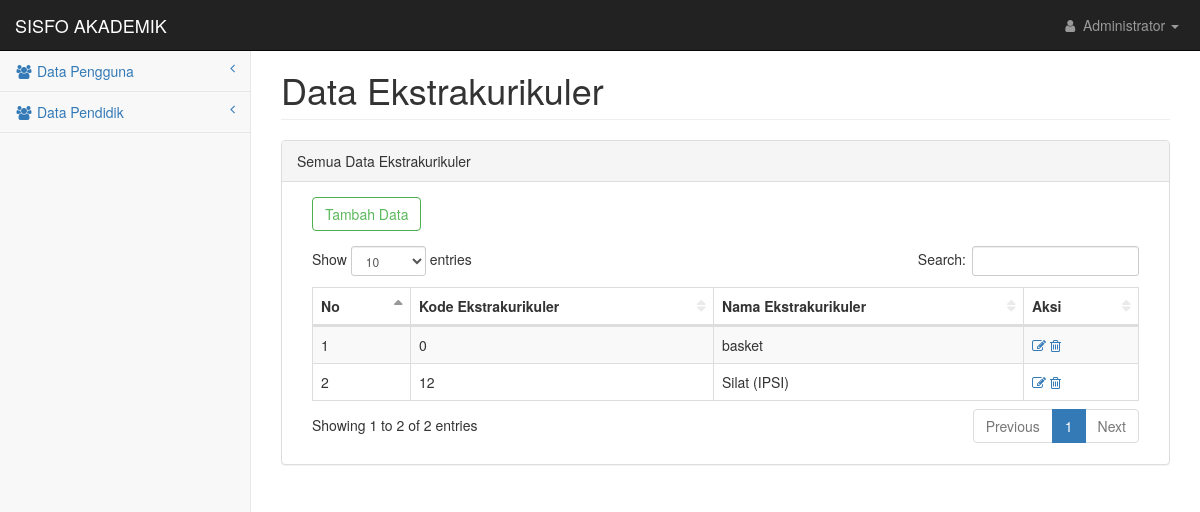
The page /pages/ekskul.php (signed in) on the database as committed earlier.
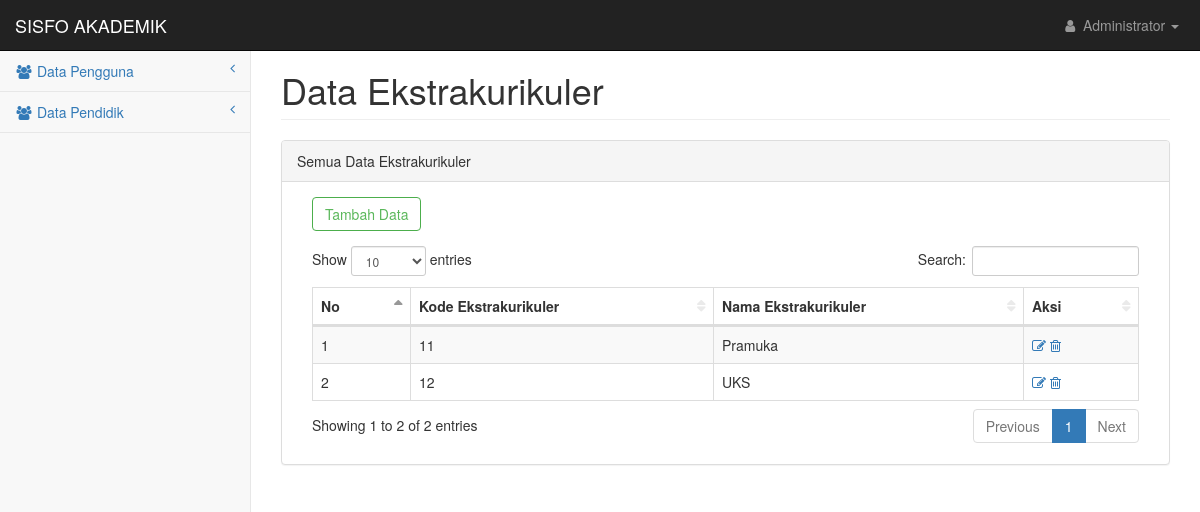
The same page on the database as committed later.
### tables this page shows
CREATE TABLE `tb_ekstrakurikuler` (
  `kd_ekskul` int(5) NOT NULL,
  `nm_ekskul` varchar(25) NOT NULL
);

### pages/ekskul.php (the view, shortened to what this page needs)
<?php
include 'header.php';
$level =    $_SESSION['level'];
?>
            <div id="page-wrapper">
                <div class="container-fluid">
                    <div class="row">
                        <div class="col-lg-12">
                            <h1 class="page-header">Data Ekstrakurikuler</h1>
                        </div>
                    </div>
                    <div class="row">
                        <div class="col-lg-12">
                            <div class="panel panel-default">
                                <div class="panel-heading">
                                    Semua Data Ekstrakurikuler
                                </div>
                                <div class="panel-body">
                                <?php if($level != 'Kepala Sekolah'){
                                       echo "<div class='form-group col-md-3'>
                                            <a href='add_ekskul.php'><button type='button' class='btn btn-outline btn-success'>Tambah Data</button></a>
                                        </div>";
                                }
                                       ?>
                                    <div class="table-responsive col-md-12">
                                        <table class="table table-striped table-bordered table-hover" id="dataTables-example">
                                            <thead>
                                                <tr>
                                                    <th>No</th>
                                                    <th>Kode Ekstrakurikuler</th>
                                                    <th>Nama Ekstrakurikuler</th>
                                                    <?php if($level != 'Kepala Sekolah'){
                                                    echo "<th>Aksi</th>";
                                                    }
                                                    ?>
                                                </tr>
                                            </thead>
                                            <tbody>
                                                <?php
                                                $no = 1;
                                                $sql = mysqli_query($connect, "Select * from tb_ekstrakurikuler");
                                                while($data = mysqli_fetch_array($sql)){
                                                ?>
                                                <tr class="odd gradeX">
                                                    <td><?php echo $no++; ?></td>
                                                    <td><?php echo $data['kd_ekskul']; ?></td>
                                                    <td><?php echo $data['nm_ekskul']; ?></td>
                                                    <?php if($level != 'Kepala Sekolah'){
                                                    echo "<td><a href='edit_ekskul.php?id=$data[kd_ekskul]'><i class='fa fa-edit' aria-hidden='true' title='Edit'></i></a>&nbsp;<a href='del_ekskul.php?id=$data[kd_ekskul]'  onclick='javascript: return confirm('Anda yakin hapus ?')'><i class='fa fa-trash-o' aria-hidden='true' title='Delete'></i></a></td>";
                                                    }
                                                    ?>
                                                </tr>
                                                <?php } ?>
                                            </tbody>
                                        </table>
                                    </div>
                                </div>
                            </div>
                        </div>
                    </div>
                </div>
            </div>
<?php include 'footer.php'; ?>

Rows that differ between the two databases and show on the page:
removed tb_ekstrakurikuler: kd_ekskul "0", nm_ekskul "basket"
added tb_ekstrakurikuler: kd_ekskul "11", nm_ekskul "Pramuka"
changed tb_ekstrakurikuler id 12: nm_ekskul "Silat (IPSI)" → "UKS"
